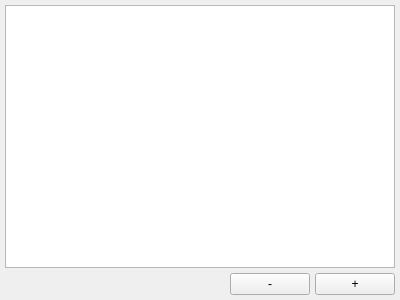
<?xml version="1.0" encoding="UTF-8"?>
<ui version="4.0">
 <class>HeadersWidget</class>
 <widget class="QWidget" name="HeadersWidget">
  <property name="geometry">
   <rect>
    <x>0</x>
    <y>0</y>
    <width>400</width>
    <height>300</height>
   </rect>
  </property>
  <property name="windowTitle">
   <string>Form</string>
  </property>
  <layout class="QVBoxLayout" name="verticalLayout">
   <property name="spacing">
    <number>5</number>
   </property>
   <property name="leftMargin">
    <number>5</number>
   </property>
   <property name="topMargin">
    <number>5</number>
   </property>
   <property name="rightMargin">
    <number>5</number>
   </property>
   <property name="bottomMargin">
    <number>5</number>
   </property>
   <item>
    <widget class="QListView" name="headers"/>
   </item>
   <item>
    <layout class="QHBoxLayout" name="horizontalLayout">
     <property name="spacing">
      <number>5</number>
     </property>
     <item>
      <spacer name="horizontalSpacer">
       <property name="orientation">
        <enum>Qt::Horizontal</enum>
       </property>
       <property name="sizeHint" stdset="0">
        <size>
         <width>40</width>
         <height>20</height>
        </size>
       </property>
      </spacer>
     </item>
     <item>
      <widget class="QPushButton" name="remove">
       <property name="text">
        <string>-</string>
       </property>
      </widget>
     </item>
     <item>
      <widget class="QPushButton" name="add">
       <property name="text">
        <string>+</string>
       </property>
      </widget>
     </item>
    </layout>
   </item>
  </layout>
 </widget>
 <resources/>
 <connections/>
</ui>
